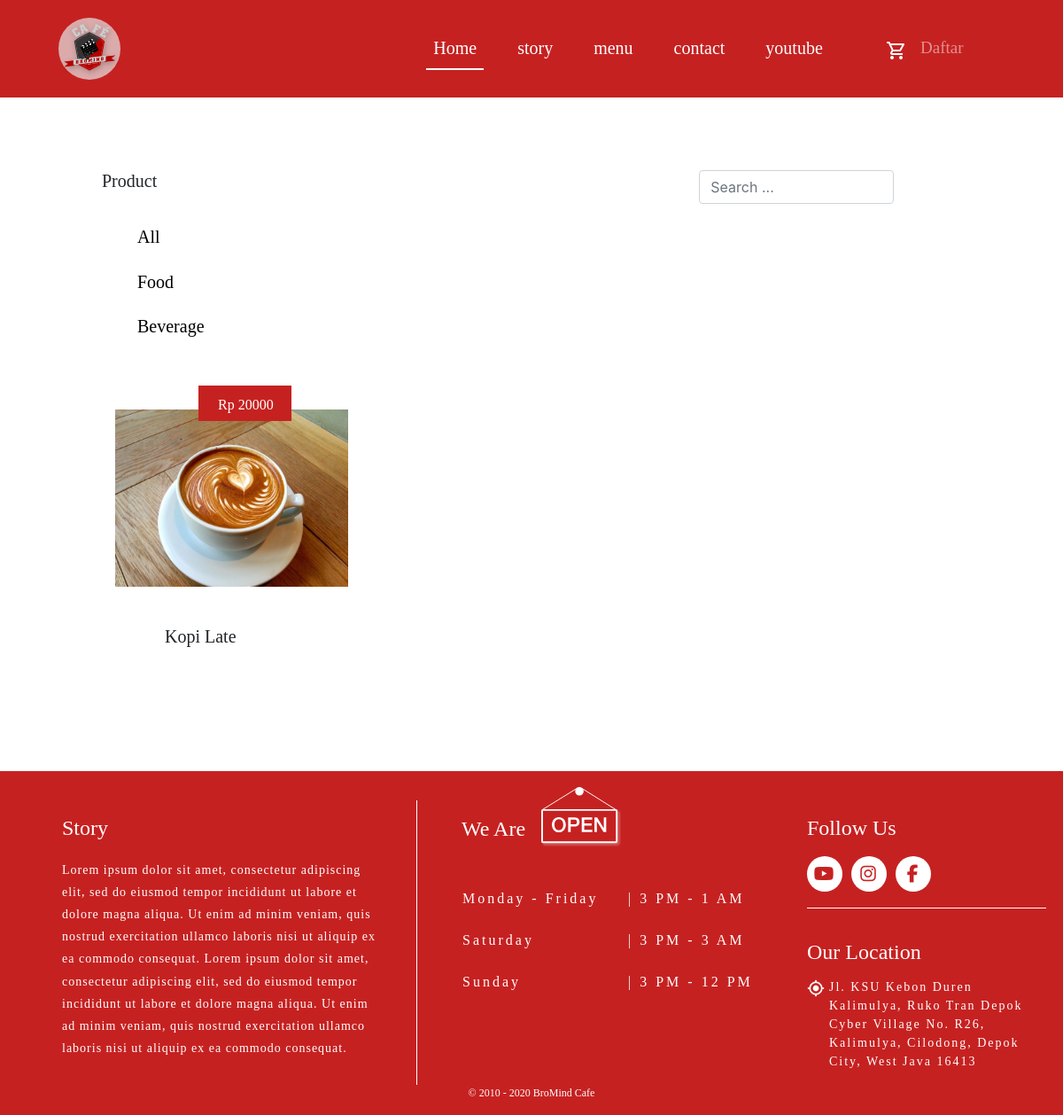
Before: /index.php/landing_page/beverage with the older database file.
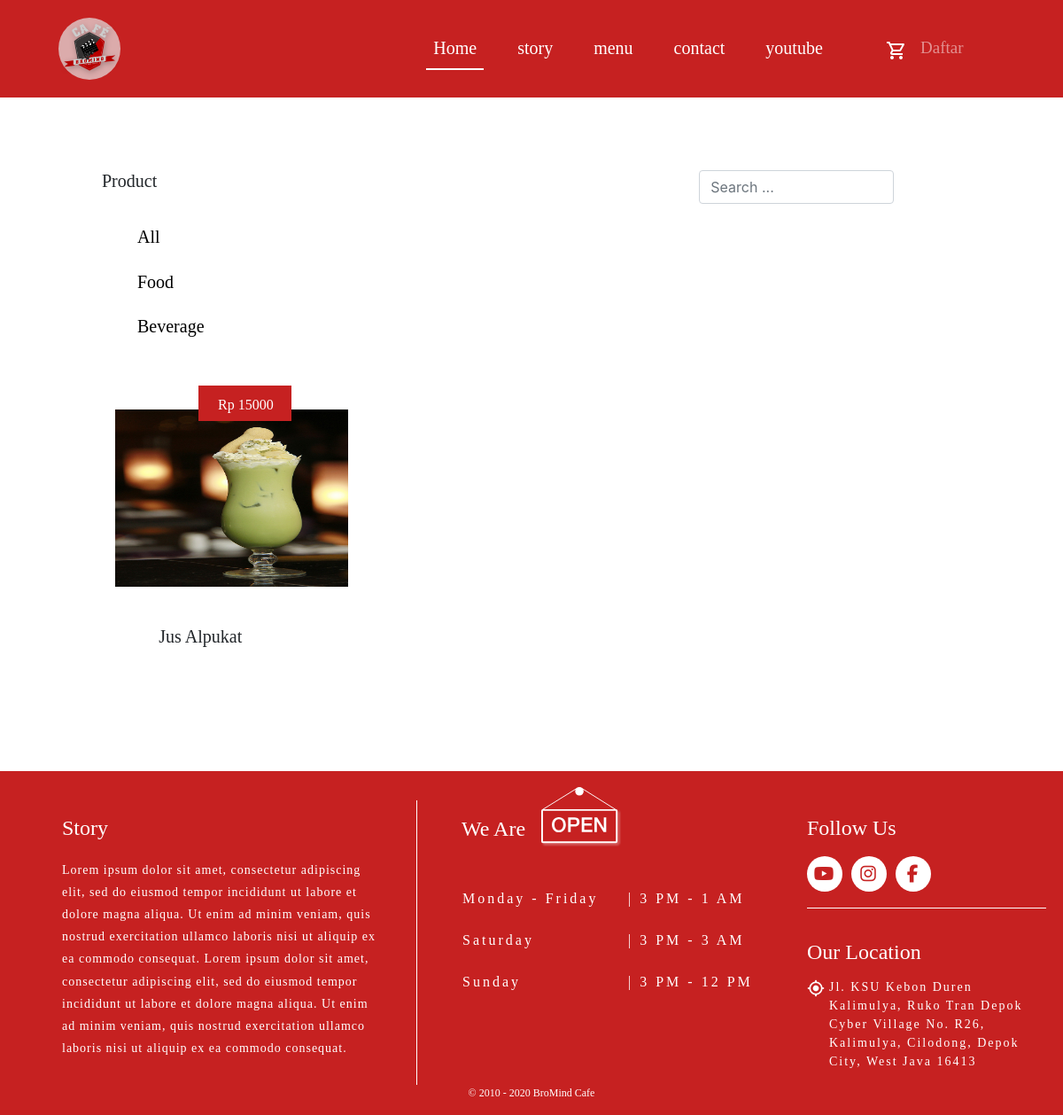
After: the same page with the newer database file.
### tables this page shows
CREATE TABLE `page` (
  `no` int(10) NOT NULL,
  `link` varchar(20) DEFAULT NULL,
  `id` varchar(50) DEFAULT NULL
);

CREATE TABLE `product` (
  `product_id` varchar(6) NOT NULL,
  `product_name` varchar(40) DEFAULT NULL,
  `product_type` varchar(20) NOT NULL,
  `description` varchar(30) DEFAULT NULL,
  `price` int(30) DEFAULT NULL,
  `product_img` varchar(40) DEFAULT NULL
);

### application/views/bromind/index.php (called while the page is built)
<?php
require_once('asset/header.php');
if($isi){ $this->load->view($isi); }
require_once('asset/footer.php');
?>

### application/controllers/landing_page.php (called while the page is built, shortened)
<?php
class landing_page extends CI_Controller
{
	function __construct()
	{
		$this->load->model('data_bromind','bro');
		$this->load->model('Employee_model','employe');
	}
	public function beverage()
	{
		$kd_user = $this->session->kd_user;
		$data['judul'] = 'Produk Kami';
		$data['isi'] = 'bromind/menu';
		$data['modal'] = 'bromind/asset/modal';
		$data['page'] = $this->bro->get('page');
		$data['website'] = $this->bro->get('website');
		$data['product'] = $this->bro->get_where('product','product_type','Baverage');
		$data['cart'] = $this->bro->cart($kd_user);
		$data['total_cart'] = $this->bro->total_cart();
		$this->load->view('bromind/index',$data);
	}
}

### index.php (called while the page is built, shortened)
<?php
require_once BASEPATH.'core/CodeIgniter.php';

### application/models/data_bromind.php (called while the page is built, shortened)
<?php
class data_bromind extends CI_Model
{
	public function get_where($table = null, $where = null, $data = null)
	{
		return $this->db->get_where($table, array($where => $data))->result();
	}
	public function get($table = null)
	{
		return $this->db->get($table)->result();
	}
}

### application/views/bromind/asset/header.php (shortened to what the changed rows need)
<!DOCTYPE html>
<html lang="en">
<head>
    <link rel="stylesheet" type="text/css" href="<?= base_url('assets/');?>bootstrap-4.5.0/css/bootstrap.css">
    <link rel="stylesheet" type="text/css" href="<?= base_url('assets/');?>bromind_style/css/custom.css?v=4.0">
    <link rel="stylesheet" href="https://pro.fontawesome.com/releases/v5.10.0/css/all.css" />
    <link rel="stylesheet" href="<?= base_url('assets/');?>bootstrap-4.5.0/css/bootstrap.min.css">
</head>
<body>
    <nav class="navbar navbar-expand-lg fixed-top navbar-dark m-auto bg-dark change">
        <div class="container-fluid" style="width: 94%;">
            <div class="navbar-collapse" id="main_nav">
                <ul class="navbar-nav ml-auto text-center width-100" id="list">
                    <?php
                    foreach ($page as $pages) :?>
                        <li class="nav-item">
                            <a href="<?= base_url('landing_page/'.$pages->link);?>" target="<?php if($pages->link == 'yt'){ echo 'blank';} else { echo '';};?>" class="nav-link active"><?= $pages->id;?><span class="sr-only">(current)</span></a>
                        </li>
                    <?php endforeach; ?>
                </ul>
            </div>
        </div>
    </nav>

### application/views/bromind/menu.php (shortened to what the changed rows need)
<section class="jumbotron jumbotron-fluid bg-transparent" id="Produk">
	<div class="container col-10 shopping-cart">
		<div class="row margin-top">
		    <div class="row col-xl-12" id="all-product">
		    	<?php
			    	foreach($product as $p) :?>
						<div class="form-group col-12 col-xl-4 col-md-6 mt-5 daftar-menu">
							<div class="col-xl-12 col-md-12 col-12 produk">
								<div class="harga"><h5 class="text-center mt-1 text-white">Rp <?= $p->price;?></h5></div>
								<div class="image-prduk margin-auto">
									<a href="#" data-toggle="modal" data-target="#singleOrder<?= $p->product_id;?>">
										<img src="<?= base_url('assets/');?>bromind_style/img-product/<?= $p->product_img;?>" class="w-100">
									</a>
									<div class="card-body mt-4 col-12 text-center col-md-12 col-xl-10" id="name_produk">
										<h3 class="noto-sans6"><?= $p->product_name;?></h3>
									</div>
								</div>
							</div>
						</div>
					<?php endforeach;
				?>
			</div>
		</div>
	</div>
</section>

Changed rows visible on the page:
removed product: price "20000", product_img (picture), product_name "Kopi Late"
added product: price "15000", product_img (picture), product_name "Jus Alpukat"
